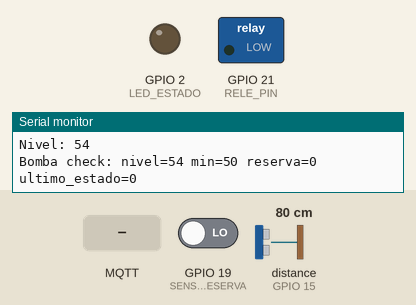
A sketch run on a simulated ESP32. Parts: switched loads named in the sketch (green lamp = pin HIGH), output pins drawn as LEDs (lit = HIGH), the last lines printed to the serial monitor. Wiring (inferred from the names in the program): ultrasonic range finder: trigger GPIO 4; echo GPIO 15. The inputs (shaded band) are chosen by the test bench; at power-on: distance to the obstacle (sensor on GPIO 15) 80 cm, GPIO 19 (SENSOR_RESERVA) LOW. The echo pulse lasts 58.3 µs per cm; WiFi joins after 1.5 s; servers stay silent unless stated; EEPROM starts erased; no MQTT or app messages arrive unless stated; pins used as bus, display or sensor lines are not drawn.

Above: at 4.7 s.
4.8 s: distance to the obstacle (sensor on GPIO 15) set to 89 cm
At 5.7 s:
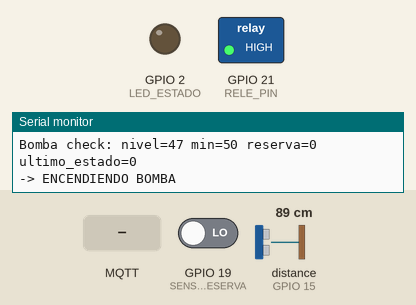
6.8 s: MQTT message "OFF" arrives on the second subscribed topic
At 8.8 s:
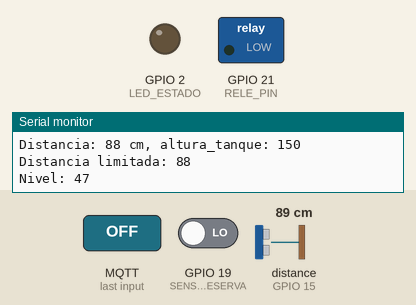
9.3 s: MQTT message "ON" arrives on the second subscribed topic
At 11.8 s:
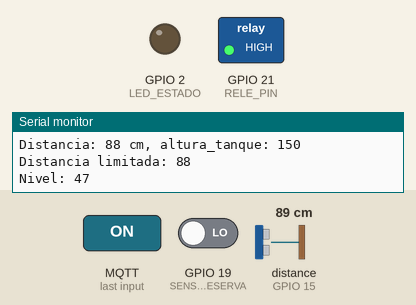
Timing chart, 0 to 13.3 s (numbered marks = the images above; inputs shaded):
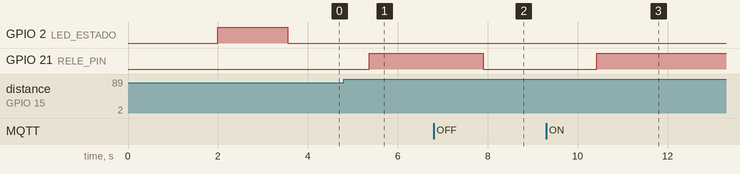

Measured:
- the behaviour switches between 86 and 87 cm on distance to the obstacle (sensor on GPIO 15) (found by bisection; images 0 and 1)
- after the input at 4.8 s, GPIO 21 (RELE_PIN): LOW → HIGH after 0.57 s
- after the input at 6.8 s, GPIO 21 (RELE_PIN): HIGH → LOW after 1.1 s
- after the input at 9.3 s, GPIO 21 (RELE_PIN): LOW → HIGH after 1.1 s

The sketch:

ESP32_Tanque.ino
```cpp
#include <WiFi.h>
#include <WiFiManager.h>
#include <PubSubClient.h>
#include <ArduinoJson.h>
#include <EEPROM.h>

const char* mqtt_server = "192.168.100.20";
const int mqtt_port = 1883;
const char* mqtt_user = "admin@agrosentinel.com";
const char* mqtt_pass = "Empresa123!";

#define LED_ESTADO 2

#define TRIG_PIN 4
#define ECHO_PIN 15
#define SENSOR_RESERVA 19
#define RELE_PIN 21

WiFiClient espClient;
PubSubClient client(espClient);

String device_id;
String base_topic;

bool wifi_conectado = false;
bool mqtt_conectado = false;

int config_nivel_min = 50;
int config_nivel_max = 95;
int config_alerta_baja = 30;
bool config_modo_auto = true;
bool config_habilitar_bomba = true;

int altura_tanque = 150;
int distancia_sensor = 20;

bool bomba = false;
bool ultimo_estado_bomba = false;

unsigned long lastSend = 0;
unsigned long lastHeartbeat = 0;
unsigned long ultimo_cambio_bomba = 0;
unsigned long lastWifiCheck = 0;
unsigned long lastMqttAttempt = 0;
unsigned long bootTime = 0;

bool alerta_baja_emitida = false;

struct DeviceConfig {
  int nivel_min;
  int nivel_max;
  int alerta_baja;
  bool modo_auto;
  bool habilitar_bomba;
  int altura_tanque;
  int distancia_sensor;
};

void guardarConfig() {
  DeviceConfig cfg;
  cfg.nivel_min = config_nivel_min;
  cfg.nivel_max = config_nivel_max;
  cfg.alerta_baja = config_alerta_baja;
  cfg.modo_auto = config_modo_auto;
  cfg.habilitar_bomba = config_habilitar_bomba;
  cfg.altura_tanque = altura_tanque;
  cfg.distancia_sensor = distancia_sensor;

  EEPROM.begin(512);
  EEPROM.put(10, cfg);
  EEPROM.commit();
  EEPROM.end();
}

void cargarConfig() {
  DeviceConfig cfg;
  EEPROM.begin(512);
  EEPROM.get(10, cfg);
  EEPROM.end();

  if (cfg.nivel_min > 0 && cfg.nivel_min <= 100) config_nivel_min = cfg.nivel_min;
  if (cfg.nivel_max > 0 && cfg.nivel_max <= 100) config_nivel_max = cfg.nivel_max;
  if (cfg.alerta_baja > 0 && cfg.alerta_baja <= 100) config_alerta_baja = cfg.alerta_baja;
  if (cfg.altura_tanque > 0 && cfg.altura_tanque < 2000) altura_tanque = cfg.altura_tanque;
  if (cfg.distancia_sensor >= 0 && cfg.distancia_sensor < 500) distancia_sensor = cfg.distancia_sensor;

  config_modo_auto = cfg.modo_auto;
  config_habilitar_bomba = true;
}

#define NUM_LECTURAS 5

int leerDistanciaJSN() {
  digitalWrite(TRIG_PIN, LOW);
  delayMicroseconds(10);
  digitalWrite(TRIG_PIN, HIGH);
  delayMicroseconds(20);
  digitalWrite(TRIG_PIN, LOW);

  delayMicroseconds(100);

  unsigned long start = micros();
  int timeout = 0;
  while (digitalRead(ECHO_PIN) == LOW) {
    if (micros() - start > 30000) {
      timeout = 1;
      break;
    }
  }

  if (timeout) return -1;

  unsigned long echoStart = micros();
  while (digitalRead(ECHO_PIN) == HIGH) {
    if (micros() - echoStart > 30000) return -1;
  }
  long duracion = micros() - echoStart;

  if (duracion > 25000) return -1;

  int dist = duracion * 0.034 / 2;
  return dist;
}

int filtroMediana() {
  int validas = 0;
  int temp_lecturas[NUM_LECTURAS];

  for (int i = 0; i < NUM_LECTURAS; i++) {
    int dist = leerDistanciaJSN();
    delay(100);

    if (dist >= 0 && dist < 500) {
      temp_lecturas[validas] = dist;
      validas++;
    }
  }

  Serial.print("Lecturas: ");
  for (int i = 0; i < validas; i++) {
    Serial.print(temp_lecturas[i]);
    Serial.print(" ");
  }
  Serial.println();

  if (validas == 0) return -1;

  int validas_dist = 0;
  int temp_dist[NUM_LECTURAS];
  for (int i = 0; i < validas; i++) {
    if (temp_lecturas[i] > 0) {
      temp_dist[validas_dist] = temp_lecturas[i];
      validas_dist++;
    }
  }

  if (validas_dist == 0 && validas > 0) return 0;

  for (int i = 0; i < validas_dist - 1; i++) {
    for (int j = 0; j < validas_dist - i - 1; j++) {
      if (temp_dist[j] > temp_dist[j + 1]) {
        int temp = temp_dist[j];
        temp_dist[j] = temp_dist[j + 1];
        temp_dist[j + 1] = temp;
      }
    }
  }

  int mediana = temp_dist[validas_dist / 2];
  Serial.print("Mediana: ");
  Serial.println(mediana);
  return mediana;
}

int leerNivelTanque() {
  int distancia = filtroMediana();

  if (distancia == -1) return -1;

  Serial.print("Distancia: ");
  Serial.print(distancia);
  Serial.print(" cm, altura_tanque: ");
  Serial.println(altura_tanque);

  if (distancia <= distancia_sensor) return 100;
  if (distancia > altura_tanque) distancia = altura_tanque;

  Serial.print("Distancia limitada: ");
  Serial.println(distancia);

  int nivel = map(distancia, altura_tanque, distancia_sensor, 0, 100);
  nivel = constrain(nivel, 0, 100);

  Serial.print("Nivel: ");
  Serial.println(nivel);

  return nivel;
}

int leerNivelReserva() {
  return digitalRead(SENSOR_RESERVA) ? 100 : 0;
}

void controlarBomba(int nivel, int reserva) {
  unsigned long ahora = millis();

  if (ahora - ultimo_cambio_bomba < 3000) {
    digitalWrite(RELE_PIN, ultimo_estado_bomba ? HIGH : LOW);
    return;
  }

  bool nuevo_estado = ultimo_estado_bomba;

  if (config_modo_auto && config_habilitar_bomba) {
    Serial.print("Bomba check: nivel=");
    Serial.print(nivel);
    Serial.print(" min=");
    Serial.print(config_nivel_min);
    Serial.print(" reserva=");
    Serial.print(reserva);
    Serial.print(" ultimo_estado=");
    Serial.println(ultimo_estado_bomba);

    if (nivel < config_nivel_min && !ultimo_estado_bomba) {
      Serial.println("-> ENCENDIENDO BOMBA");
      nuevo_estado = true;
    } else if (nivel >= config_nivel_max && ultimo_estado_bomba) {
      Serial.println("-> APAGANDO BOMBA");
      nuevo_estado = false;
    }
  }

  if (nivel < config_alerta_baja && ultimo_estado_bomba == false && !alerta_baja_emitida) {
    alerta_baja_emitida = true;
  }

  if (nuevo_estado != ultimo_estado_bomba) {
    ultimo_estado_bomba = nuevo_estado;
    ultimo_cambio_bomba = ahora;
  }

  digitalWrite(RELE_PIN, ultimo_estado_bomba ? HIGH : LOW);
}

void callback(char* topic, byte* payload, unsigned int length) {
  String msg;
  for (int i = 0; i < length; i++) msg += (char)payload[i];

  String t = String(topic);

  if (t.endsWith("/command")) {
    if (msg == "ON" || msg.indexOf("\"cmd\":\"pump_on\"") >= 0) {
      ultimo_estado_bomba = true;
      config_modo_auto = false;
    } else if (msg == "OFF" || msg.indexOf("\"cmd\":\"pump_off\"") >= 0) {
      ultimo_estado_bomba = false;
      config_modo_auto = false;
    }
    return;
  }

  if (t.endsWith("/config")) {
    StaticJsonDocument<512> doc;
    deserializeJson(doc, msg);

    if (doc.containsKey("nivel_min")) config_nivel_min = doc["nivel_min"];
    if (doc.containsKey("nivel_max")) config_nivel_max = doc["nivel_max"];
    if (doc.containsKey("alerta_baja")) config_alerta_baja = doc["alerta_baja"];
    if (doc.containsKey("modo")) config_modo_auto = (String)doc["modo"] == "auto";
    if (doc.containsKey("habilitar_bomba")) config_habilitar_bomba = doc["habilitar_bomba"];
    if (doc.containsKey("altura_tanque")) altura_tanque = doc["altura_tanque"];
    if (doc.containsKey("distancia_sensor")) distancia_sensor = doc["distancia_sensor"];

    guardarConfig();
  }
}

void reconnectMQTT() {
  if (client.connected()) {
    mqtt_conectado = true;
    return;
  }

  unsigned long ahora = millis();
  if (ahora - lastMqttAttempt < 3000) return;
  lastMqttAttempt = ahora;

  if (client.connect(device_id.c_str(), mqtt_user, mqtt_pass)) {
    digitalWrite(LED_ESTADO, LOW);
    mqtt_conectado = true;

    client.subscribe((base_topic + "/config").c_str());
    client.subscribe((base_topic + "/command").c_str());

    StaticJsonDocument<200> doc;
    doc["device_id"] = device_id;
    doc["type"] = "nivel_tanque";
    char buffer[200];
    serializeJson(doc, buffer);
    client.publish((base_topic + "/register").c_str(), (uint8_t*)buffer, strlen(buffer));
  } else {
    mqtt_conectado = false;
  }
}

void setup() {
  Serial.begin(115200);
  delay(2000);
  Serial.println("AgroSentinel ESP32 v1.0");

  bootTime = millis();

  pinMode(TRIG_PIN, OUTPUT);
  pinMode(ECHO_PIN, INPUT);
  pinMode(SENSOR_RESERVA, INPUT);
  pinMode(RELE_PIN, OUTPUT);
  pinMode(LED_ESTADO, OUTPUT);

  digitalWrite(RELE_PIN, LOW);
  digitalWrite(TRIG_PIN, LOW);
  digitalWrite(LED_ESTADO, HIGH);

  uint64_t chipid = ESP.getEfuseMac();
  device_id = "ESP32_" + String((uint16_t)(chipid >> 32), HEX) + String((uint32_t)chipid, HEX);
  base_topic = "devices/" + device_id;

  cargarConfig();

  WiFiManager wm;
  wm.setTimeout(180);

  if (!wm.autoConnect("AGROSENTINEL-SETUP")) {
    delay(3000);
    ESP.restart();
  }

  wifi_conectado = true;

  client.setServer(mqtt_server, mqtt_port);
  client.setCallback(callback);
  client.setKeepAlive(90);
  client.setSocketTimeout(15);
}

void loop() {
  if (!client.connected()) {
    reconnectMQTT();
  }

  int mqttState = client.state();
  if (mqttState != 0 && mqttState != -2) {
    mqtt_conectado = false;
  }

  client.loop();

  int nivel = leerNivelTanque();
  int reserva = leerNivelReserva();

  if (nivel != -1) {
    controlarBomba(nivel, reserva);
  }

  if (millis() - lastSend > 15000 && client.connected() && mqtt_conectado) {
    lastSend = millis();

    StaticJsonDocument<512> doc;
    doc["device_id"] = device_id;
    if (nivel != -1) doc["nivel"] = nivel;
    doc["reserva"] = reserva;
    doc["bomba"] = ultimo_estado_bomba;
    doc["rssi"] = WiFi.RSSI();
    doc["h"] = altura_tanque;
    doc["s"] = distancia_sensor;
    if (nivel == -1) doc["error"] = "sensor_hardware_fail";

    char buffer[512];
    serializeJson(doc, buffer);
    client.publish((base_topic + "/telemetry").c_str(), (uint8_t*)buffer, strlen(buffer));

    Serial.print("Nivel: ");
    Serial.print(nivel);
    Serial.println("%");
  }

  if (millis() - lastHeartbeat > 30000 && client.connected() && mqtt_conectado) {
    lastHeartbeat = millis();
    client.publish((base_topic + "/heartbeat").c_str(), (uint8_t*)"1", 1);
  }

  if (millis() - bootTime > 86400000) {
    ESP.restart();
  }

  delay(100);
}
```
